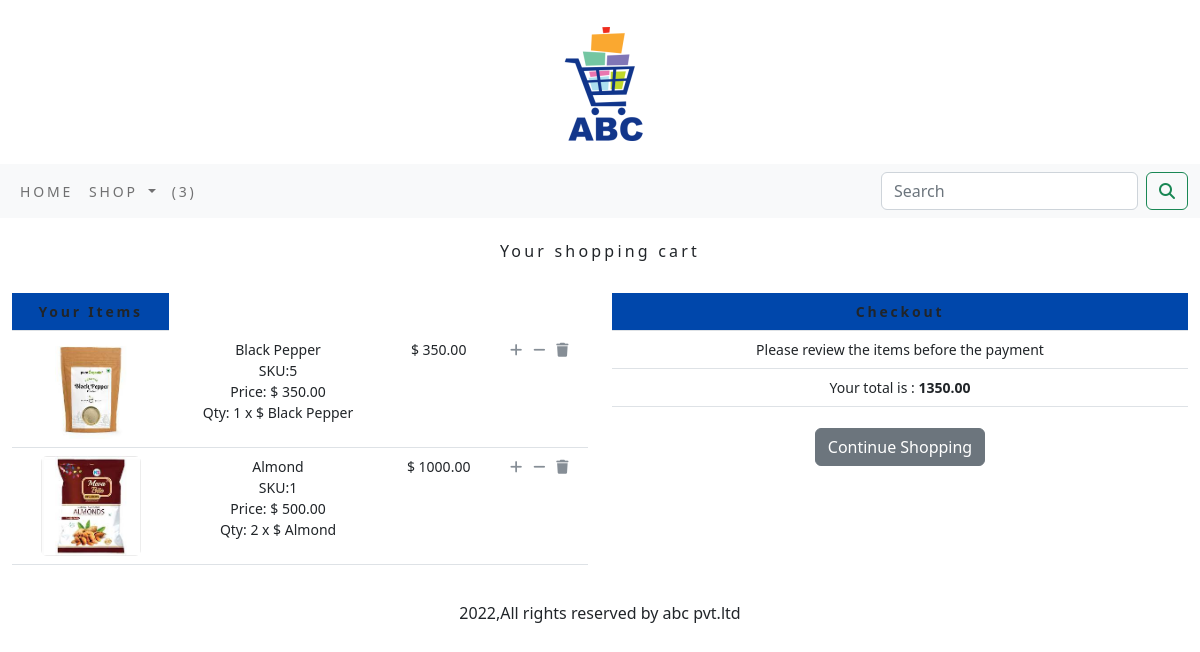
Page /cart/ on the committed database.
### cart/models.py (models this page shows)
class CartItem(models.Model):
    product=models.ForeignKey(Product,on_delete=models.CASCADE)
    cart=models.ForeignKey(Cart,on_delete=models.CASCADE)
    quantity=models.IntegerField()
    active=models.BooleanField(default=True)
    class Meta:
        db_table='CartItem'
    def sub_total(self):
        return self.product.price * self.quantity
    def __str__(self):
        return '{}' .format(self.product)

### shop/models.py (models this page shows, shortened)
class Product(models.Model):
    name=models.CharField(max_length=250,unique=True)
    slug=models.SlugField(max_length=250,unique=True)
    description = models.TextField(blank=True)
    price=models.DecimalField(max_digits=10,decimal_places=2)
    category=models.ForeignKey(Category,on_delete=models.CASCADE)
    image = models.ImageField(upload_to='product', blank=True)
    stock=models.IntegerField()
    available=models.BooleanField(default=True)
    created=models.DateTimeField(auto_now_add=True)
    updated=models.DateTimeField(auto_now=True)
    class Meta:
        ordering = ('name',)
        verbose_name = 'product'
        verbose_name_plural = 'products'
    def __str__(self):
        return '{}'.format(self.name)

### cart/views.py (the view)
# urls.py: path('',views.cart_detail,name='cart_detail'),
def cart_detail(request,total=0,counter=0,cart_items=None):
    try:
        cart = Cart.objects.get(cart_id=_cart_id(request))
        cart_items = CartItem.objects.filter(cart=cart,active=True)
        for cart_item in cart_items:
            total += (cart_item.product.price * cart_item.quantity)
            counter += cart_item.quantity
    except ObjectDoesNotExist:
        pass
    return render(request,'cart.html',dict(cart_items=cart_items,total=total,counter=counter))

### cart/context_processors.py (called while the page is built)
def counter(request):
    item_count=0
    if 'admin' in request.path:
        return  {}
    else:
        try:
            cart=Cart.objects.filter(cart_id=_cart_id(request))
            car_items=CartItem.objects.all().filter(cart=cart[:1])
            for cart_item in car_items:
                item_count += cart_item.quantity
        except Cart.DoesNotExist:
            item_count = 0
    return dict(item_count=item_count)

### cart/views.py (called while the page is built)
def _cart_id(request):
    cart=request.session.session_key
    if not cart:
        cart=request.session.create()
    return cart

### shop/context_processors.py (called while the page is built)
def menu_links(request):
    links=Category.objects.all()
    return dict(links=links)

### shop/models.py (called while the page is built)
    def get_url(self):
        return reverse('shop:products_by_category',args=[self.slug])

### shop/templates/cart.html (shortened to what this page needs)
{% extends 'base.html' %}
{% load static %}
{% block content %}
{% if not cart_items %}
<div>
   <div class="text-center">
      <br>
      <h1 class="text-center my_title">
         Your shopping cart is empty
      </h1>
      <br>
      <p class="text-center">
         Click <a href="{% url 'shop:allProdCat' %}">Here</a>to continue
      </p>
   </div>
</div>
{% else %}
<div>
   <div class="text-center">
      <br>
      <h1 class="text-center my_title">
            Your shopping cart
      </h1>
   <br>
   </div>
<div class="row mx-auto">
   <div class="col-12 col-sm-12 col-md-12 col-lg-6 text-center ">
         <table class="table my_custom_table">
            <thead class="my_custom_thead">
            <tr>
               <th colspan="'5">
                  Your Items
               </th>
            </tr>
            </thead>
            <tbody>
            {% for cart_item in cart_items %}
            <tr>
               <td>
                  <a href="cart_item.product.get_absolute_url"><img src="{{cart_item.product.image.url}}" alt="" style="width:100px;height:100px;" class="float-left rounded custom_image"></a>
               </td>
               <td class="text-left">
                  {{cart_item.product.name}}
                  <br>
                  SKU:{{cart_item.product.id}}
                  <br>
                  Price: $ {{cart_item.product.price}}
                  <br>
                  Qty: {{cart_item.quantity}} x $ {{ cart_item }}
               </td>
               <td>
                  $ {{cart_item.sub_total}}
               </td>
               {% if cart_item.quantity < cart_item.product.stock %}
               <td>
                  <a href="{% url 'cart:add_cart' cart_item.product.id %}" class="custom_a" ><i class="fa-solid fa-plus custom_icon"></i></a>
                  <a href="{% url 'cart:cart_remove' cart_item.product.id %}" class="custom_a"><i class="fa-solid fa-minus custom_icon"></i></a>
                  <a href="{% url 'cart:full_remove' cart_item.product.id %}" class="custom_a"><i class="fa-solid fa-trash custom_icon"></i></a>
               </td>
               {% endif %}
            </tr>
{% endfor %}
            </tbody>
         </table>
   </div>
   <div class="col-12 col-sm-12 col-md-12 col-lg-6 text-center">
      <table class="table my_custom_table">
         <thead class="my_custom_thead">
         <tr>
            <th>
               Checkout
            </th>
         </tr>
         </thead>
         <tbody>
         <tr>
            <td>
               Please review the items before the payment
            </td>
         </tr>
         <tr>
            <td class="text-left">
               Your total is : <strong>{{ total }}</strong>
            </td>
         </tr>
         </tbody>
      </table>
       <div class="mx-auto " >
         <a href="{% url 'shop:allProdCat' %}" class="btn btn-secondary btn-block my_custom_button ">Continue Shopping</a>
      </div>
      </div>
   </div>
</div>
{% endif %}
{% endblock %}

### shop/static/css/custom.css (style rules this page uses)
body { font-family: 'Poppins', sans-serif; }
.my_title { font-size:16px; text_transform:uppercase; letter-spacing:.2em; }
.my_custom_table { min-width=400px; font-size:14px; }
.my_custom_thead { font-weight:normal; text_transform:uppercase; letter-spacing:.2em; background-color:#0047AB!important; }
.custom_a { text_decoration:none; }
.custom_icon { text_decoration:none; color:#868e96 !important; }
.my_custom_button { margin-top:5px; padding-right:20px; }

### rows in the picture
CartItem: product.image (picture), product.name "Black Pepper", product.id "5", product.price "350.00", quantity "1", sub_total "350.00"
CartItem: product.image (picture), product.name "Almond", product.id "1", product.price "500.00", quantity "2", sub_total "1000.00"

### other values in the picture
{{ item_count }} "3"
{{ total }} "1350.00"
